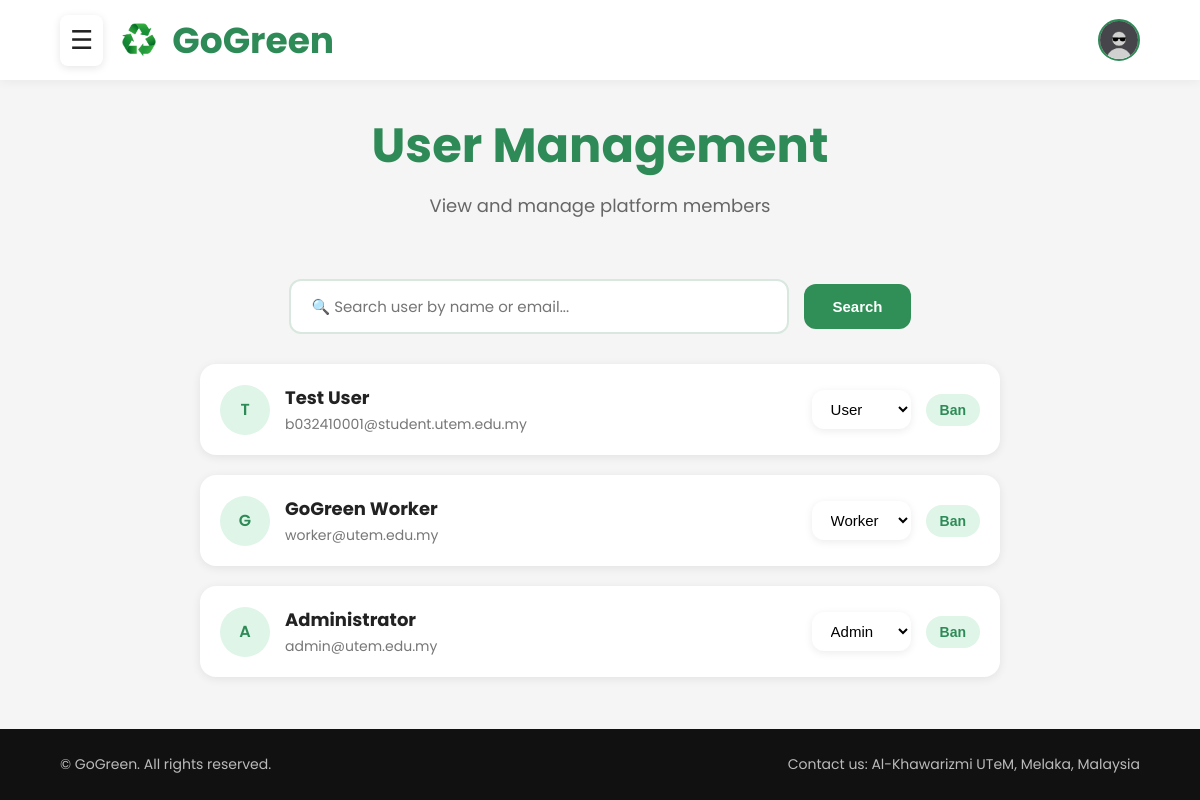
/Admin/userrole.php (signed in), run on an earlier commit of the app's database.
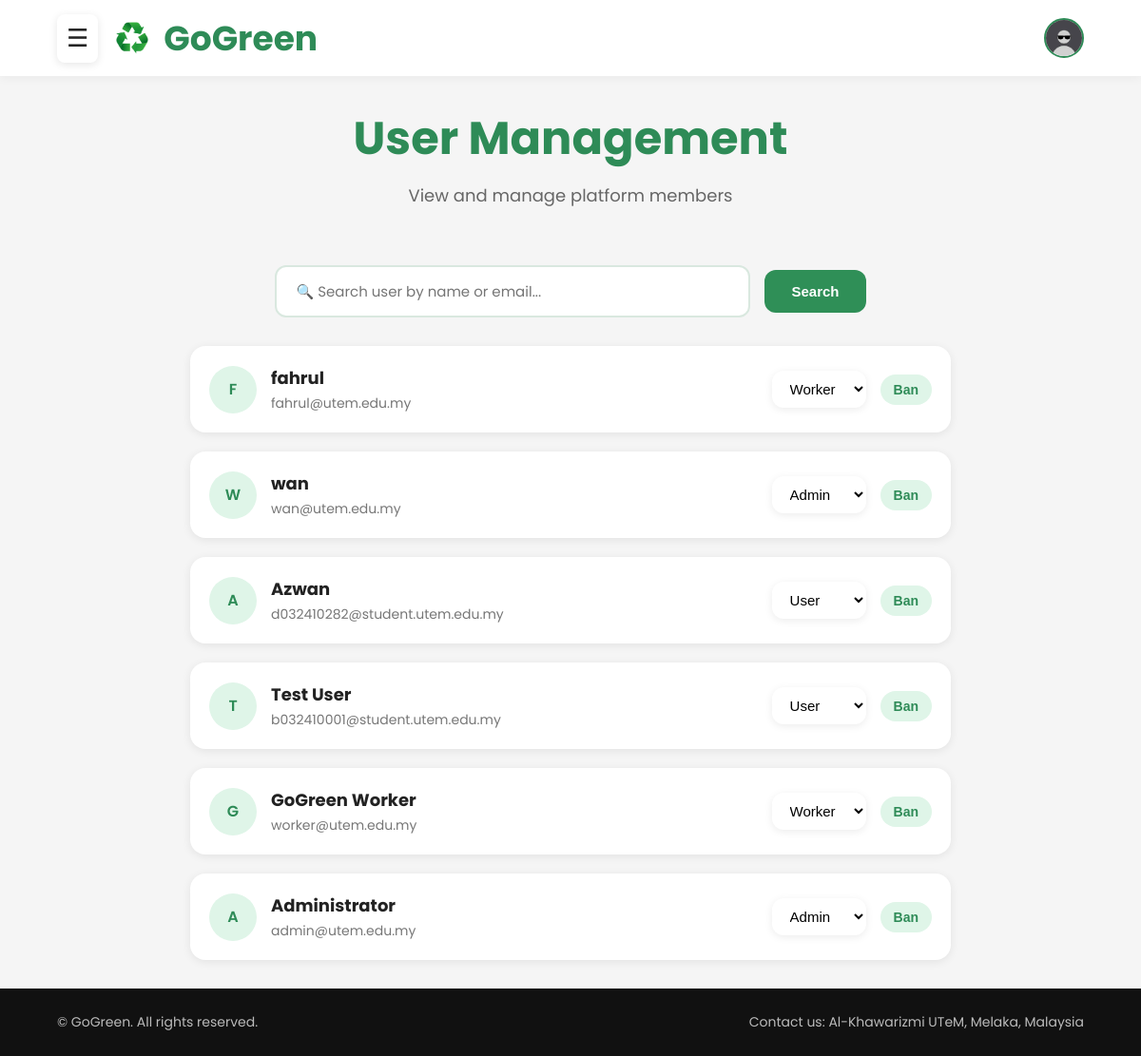
And on a later commit of the database.
### tables this page shows
CREATE TABLE `users` (
  `id` int(11) NOT NULL,
  `fullname` varchar(100) NOT NULL,
  `username` varchar(50) NOT NULL,
  `email` varchar(100) NOT NULL,
  `matric_id` varchar(20) DEFAULT NULL,
  `phone` varchar(20) DEFAULT NULL,
  `password` varchar(255) NOT NULL,
  `role` enum('admin','worker','user') DEFAULT 'user',
  `faculty` varchar(100) DEFAULT NULL,
  `profile_image` varchar(255) DEFAULT 'default.png',
  `points` int(11) DEFAULT 0,
  `address` text DEFAULT NULL,
  `email_verified` tinyint(1) DEFAULT 0,
  `otp_code` varchar(10) DEFAULT NULL,
  `otp_expiry` datetime DEFAULT NULL,
  `status` enum('active','inactive','banned') DEFAULT 'active',
  `created_at` timestamp NOT NULL DEFAULT current_timestamp()
);

### Admin/userrole.php (the view, shortened to what this page needs)
<?php
include "../config/database.php";
$search = "";
$userQuery = "
SELECT *
FROM users
WHERE fullname LIKE '%$search%'
OR email LIKE '%$search%'
ORDER BY id DESC
";
$userResult = mysqli_query($conn,$userQuery);
?>
<!DOCTYPE html>
<html lang="en">
<head>
    <link rel="stylesheet" href="assets/css/userrole.css">
</head>
<body>
    <header>
        <div class="header-left">
            <div class="menu-toggle" onclick="toggleMenu()">
                ☰
            </div>
            <div class="logo">
                <img src="image/recycle_imag.png" alt="GoGreen Logo">
                GoGreen
            </div>
        </div>
        <div class="header-right">
            <div class="user-avatar-container">
                <div class="user-avatar" onclick="toggleProfileMenu()">
                    <img
src="<?php echo !empty($_SESSION['profile_image'])
? '../uploads/profile/'.$_SESSION['profile_image']
: '../uploads/profile/default.jpg'; ?>"
alt="Profile">
                </div>
            </div>
        </div>
    </header>
    <section class="page-title">
        <h1>User Management</h1>
        <p>View and manage platform members</p>
    </section>
    <div class="search-container">
        <form method="GET" class="search-form">
    <input
        type="text"
        name="search"
        class="search-input"
        placeholder="🔍 Search user by name or email..."
        value="<?php echo htmlspecialchars($search); ?>"
    >
    <button type="submit" class="search-btn">
        Search
    </button>
</form>
        <div id="searchResult">
<?php while($user = mysqli_fetch_assoc($userResult)) { ?>
<div class="user-card">
    <div class="user-left">
        <div class="user-initials">
            <?php echo strtoupper(substr($user['fullname'],0,1)); ?>
        </div>
        <div>
            <h3><?php echo htmlspecialchars($user['fullname']); ?></h3>
            <p><?php echo htmlspecialchars($user['email']); ?></p>
        </div>
    </div>
    <div class="user-right">
        <form action="../auth/update_role.php" method="POST">
            <select
                name="role"
                class="role-select"
                onchange="this.form.submit()"
            >
                <option value="user"
                <?php if($user['role']=='user') echo 'selected'; ?>>
                    User
                </option>
                <option value="worker"
                <?php if($user['role']=='worker') echo 'selected'; ?>>
                    Worker
                </option>
                <option value="admin"
                <?php if($user['role']=='admin') echo 'selected'; ?>>
                    Admin
                </option>
            </select>
        </form>
        <form action="../auth/update_status.php" method="POST">
            <?php if($user['status']=='banned') { ?>
                <input type="hidden"
                       name="status"
                       value="active">
                <button
                    type="submit"
                    class="status status-inactive">
                    Unban
                </button>
            <?php } else { ?>
                <button
                    type="submit"
                    class="status status-active">
                    Ban
                </button>
            <?php } ?>
        </form>
    </div>
</div>
<?php } ?>
</div>
    </div>
    <footer>
        <p class="left-footer">
            © GoGreen. All rights reserved.
        </p>
        <p class="right-footer">
            Contact us: Al-Khawarizmi UTeM, Melaka, Malaysia
        </p>
    </footer>
</body>
</html>

What changed in the data, as far as the page shows it:
added users: fullname "F", fullname "fahrul", email "fahrul@utem.edu.my", role "Worker", status "Ban"
added users: fullname "W", fullname "wan", email "wan@utem.edu.my", role "Admin", status "Ban"
added users: fullname "A", fullname "Azwan", email "d032410282@student.utem.edu.my", role "User", status "Ban"
